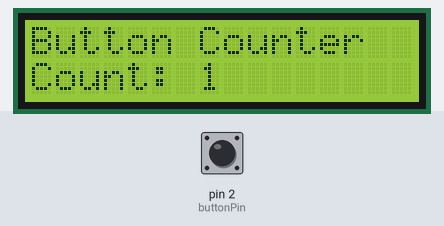
The sketch below on a simulated Arduino Uno, built with avr-gcc and run on an emulated ATmega328P. On the bench: 16×2 character LCD. The inputs (shaded band) are chosen by the test bench; at power-on: pin 2 (buttonPin) HIGH. What the sketch prints to the serial monitor is not drawn.

Above: at 1.2 s.
1.3 s: pin 2 (buttonPin) pulled LOW for 0.15 s
At 2.6 s:
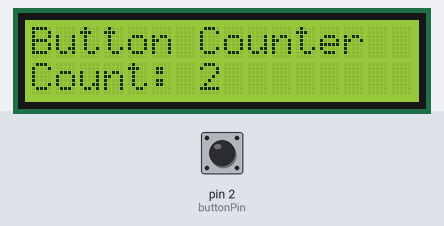
2.9 s: pin 2 (buttonPin) pulled LOW for 1 s
At 5.1 s:
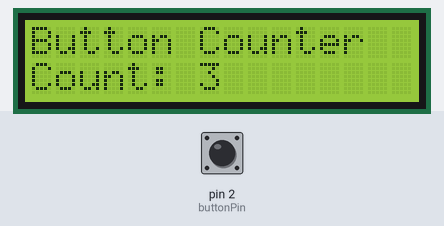
5.4 s: pin 2 (buttonPin) pulled LOW for 0.15 s
At 6.0 s:
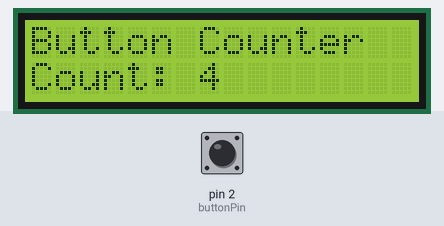
7.0 s: pin 2 (buttonPin) pulled LOW for 1 s
At 8.5 s:
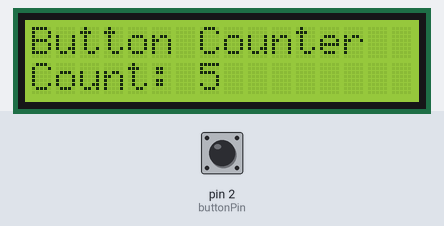
Timing chart, 0 to 10.0 s (numbered marks = the images above; inputs shaded):
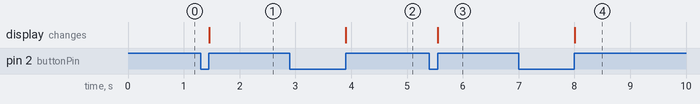

Measured:
- after the input at 1.3 s, the display: changes after 0.15 s (image 1)
- after the input at 2.9 s, the display: changes after 1.0 s (image 2)
- after the input at 5.4 s, the display: changes after 0.15 s (image 3)
- after the input at 7.0 s, the display: changes after 1.0 s (image 4)

The sketch:

sketch.ino
```cpp
#include <LiquidCrystal.h>

// LCD pins: RS, EN, D4, D5, D6, D7
LiquidCrystal lcd(12, 11, 5, 4, 3, 6);

const int buttonPin = 2;
int buttonState = 0;
int lastButtonState = 0;
unsigned long count = 0;

void setup() {
  pinMode(buttonPin, INPUT);

  lcd.begin(16, 2);
  lcd.setCursor(0, 0);
  lcd.print("Button Counter");
  Serial.begin(9600);
  lcd.setCursor(0, 1);
  lcd.print("Count: 0");
}

void loop() {
  buttonState = digitalRead(buttonPin);

  // Detect button press (LOW -> HIGH transition)
  if (buttonState == HIGH && lastButtonState == LOW) {
    count++;

    lcd.setCursor(0, 1);
    lcd.print("Count:      "); // Clear old value
    lcd.setCursor(7, 1);
    lcd.print(count);
    Serial.println(count);
    delay(200); // Simple debounce
  }

  lastButtonState = buttonState;
}
```
